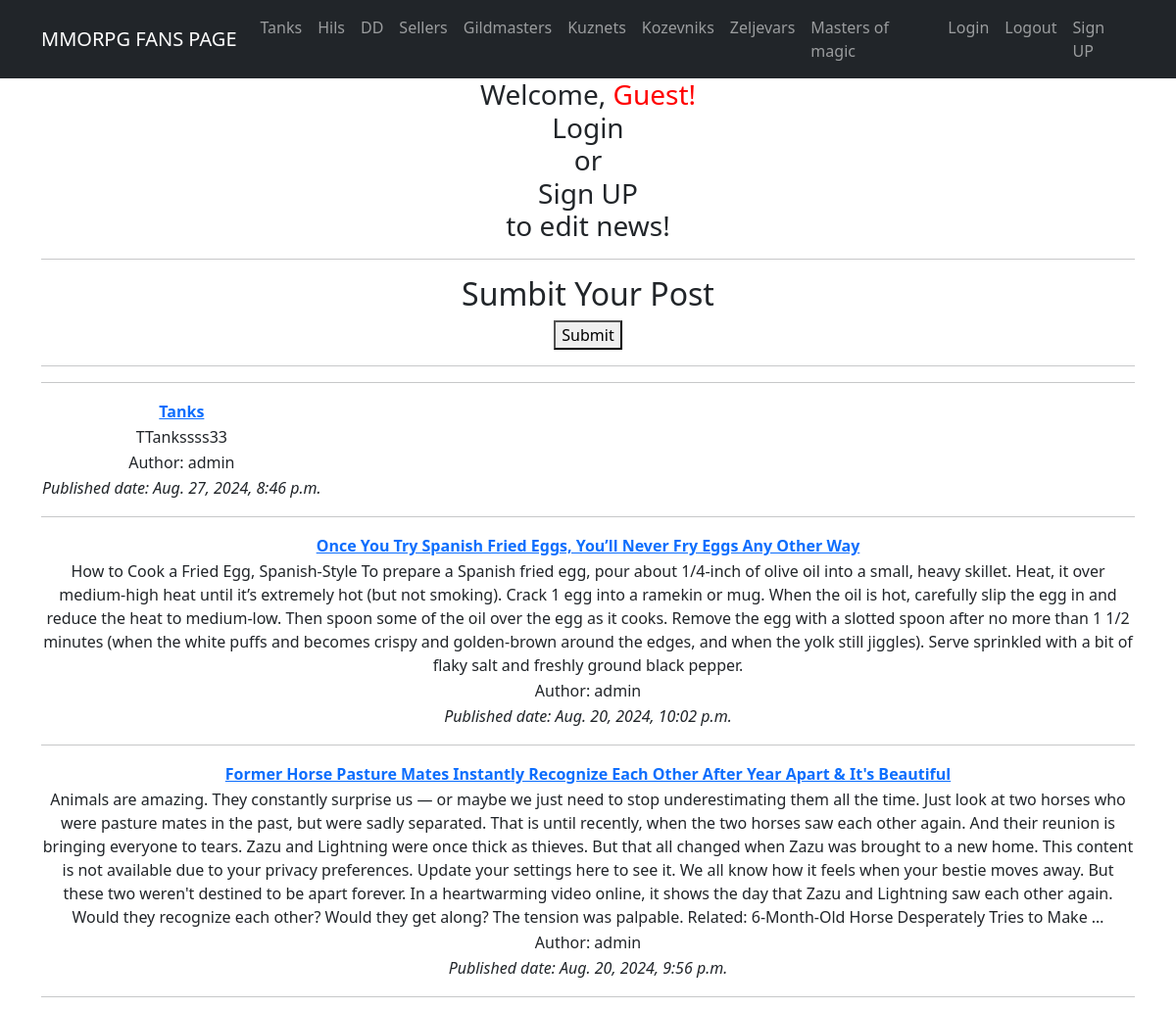
Before: / (upper part) with the older database file.
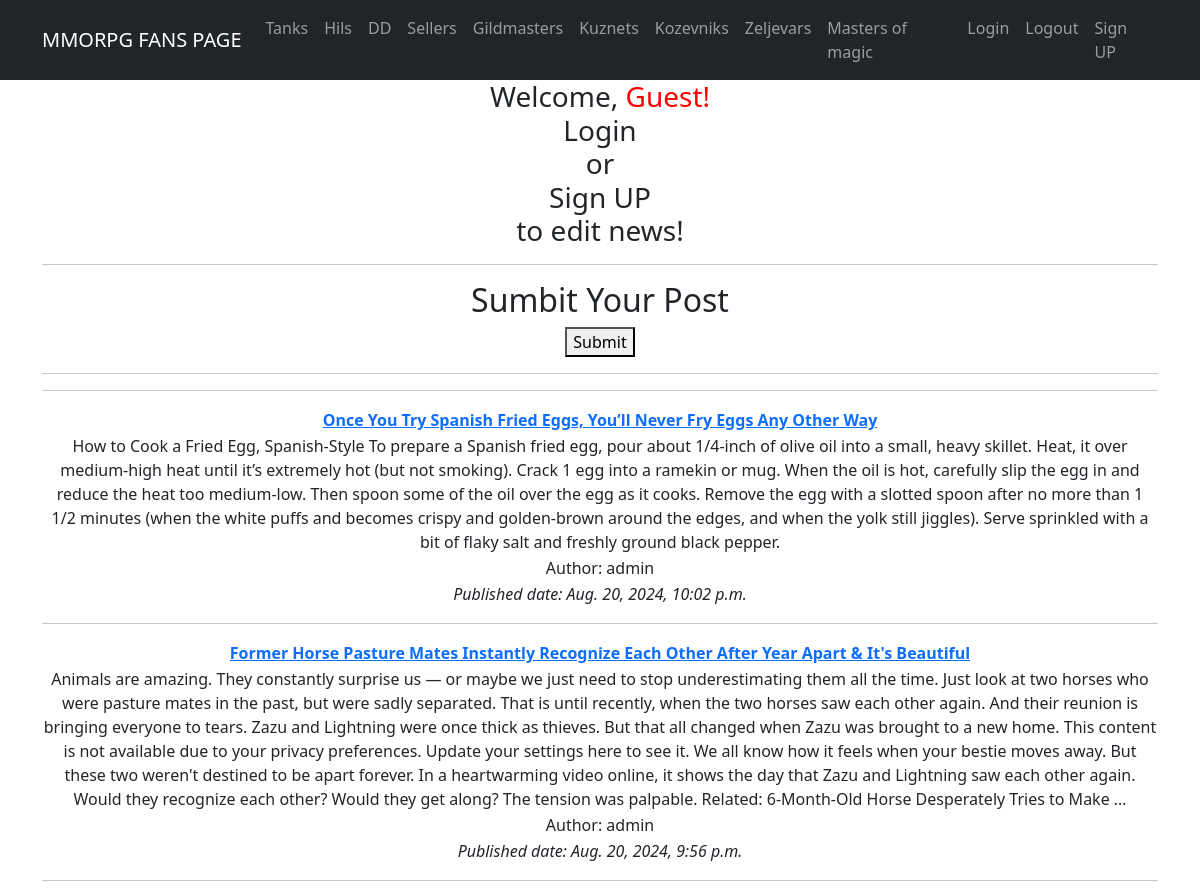
After: the same page with the newer database file.
### app/models.py (models this page shows, shortened)
class Post(models.Model):
    name = models.CharField(max_length=150, unique=True)
    description = models.TextField()
    published_date = models.DateTimeField(default=timezone.now)
    author = models.ForeignKey(User, on_delete=models.CASCADE, related_name='posts')
    categories = models.ManyToManyField(Category, related_name='posts')

### app/views.py (the view)
# urls.py: path('', PostsList.as_view(), name='post_list'),    # post_list in this case is the name of the url pattern
class PostsList(ListView):
    model = Post
    ordering = '-published_date'
    template_name = 'post_list.html'
    context_object_name = 'posts'

### templates/post_list.html (shortened to what this page needs)
{% extends 'flatpages/default.html' %}
{% block content %}
<h2>Sumbit Your Post</h2>
<a href="{% url 'post_create' %}"><button type="button">Submit</button>
</a>
<hr>
{% for post in posts %}
<table>
    <tr>
        <td><strong><a href="{% url 'post_detail' post.id %}">{{ post.name }}</a></strong></td>
    </tr>
    <tr>
        <td>{{ post.description | truncatewords:150 }}</td>
    </tr>
    <tr>
        <td>Author: {{ post.author }}</td>
    </tr>
    <tr>
        <td><i>Published date: {{ post.published_date }}</i></td>
    </tr>
    <hr>
</table>
{% endfor %}
{% endblock content %}

Changed rows visible on the page:
removed Post: name "Tanks", description "TTankssss33", author "admin", published_date "Aug. 27, 2024, 8:46 p.m."
changed Post "Once You Try Spanish Fried Eggs, You’ll Never Fry Eggs Any Other Way": description "…and reduce the heat to medium-low. Then spoon some…" → "…and reduce the heat too medium-low. Then spoon some…"
